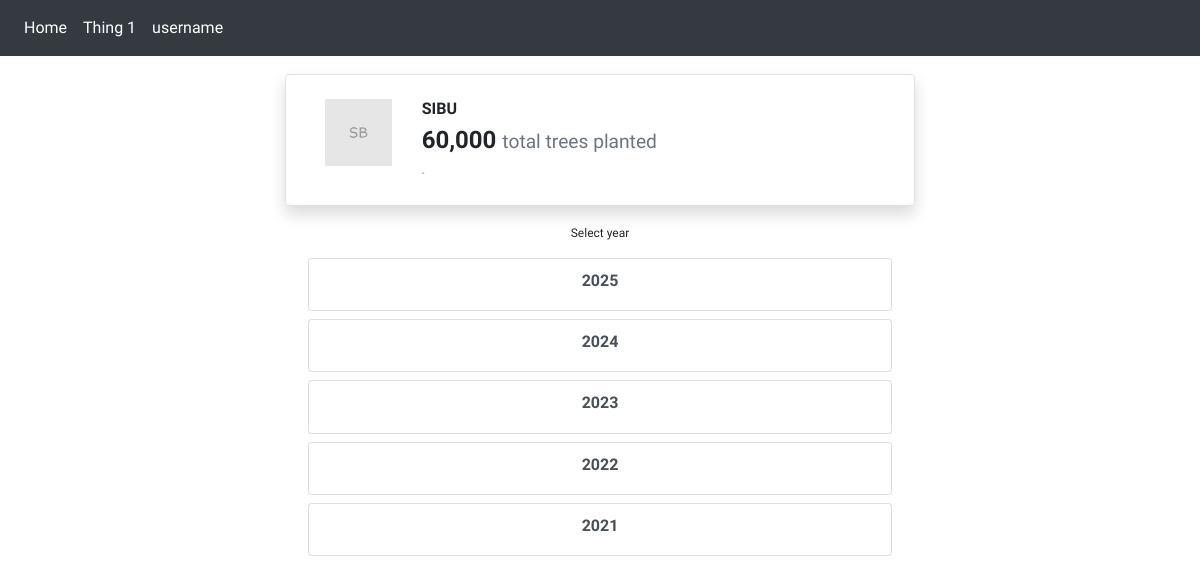
/sibu_index/, run on an earlier commit of the app's database.
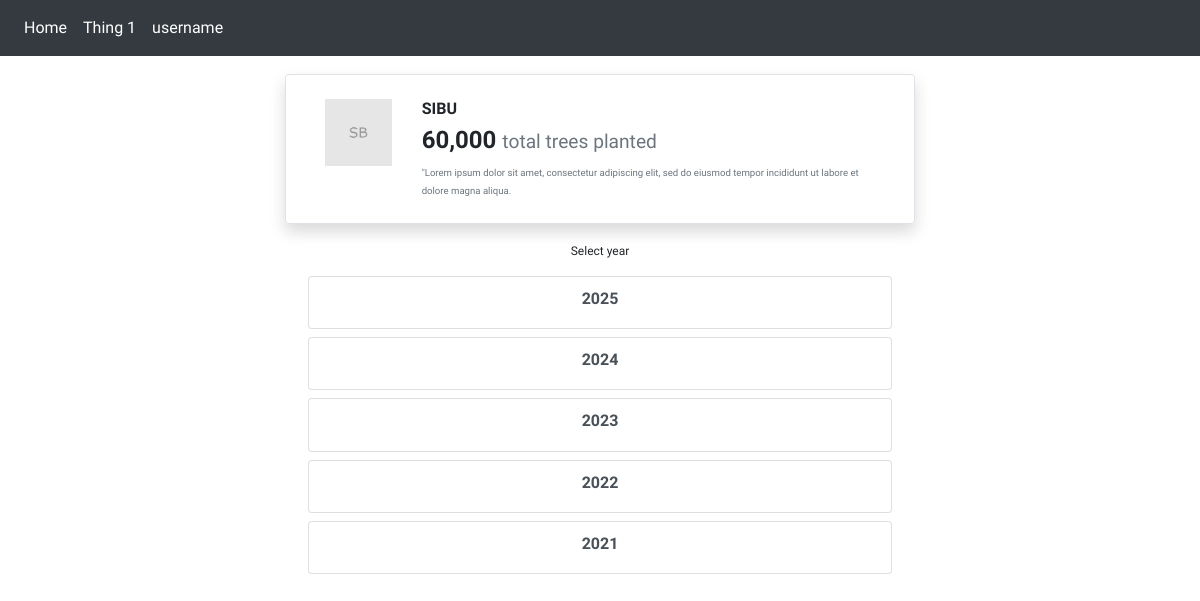
And on a later commit of the database.
### figure/models.py (models this page shows, shortened)
class FigureByDivision(models.Model):
	division_name = models.CharField(max_length=20, choices=DIVISION_CHOICES, default='KUCHING')
	division_total_trees = models.IntegerField()
	division_description = models.TextField(null=True)
	division_img = models.ImageField('Division Image', null=True, upload_to='division_img/')
	class Meta:
		ordering = ['-division_total_trees']

### figure/views.py (the view)
# urls.py: path('sibu_index/', sibu_index_view, name='sibu_index'),
def sibu_index_view(request):
	sbu_fd = fd_queryset.filter(division_name__icontains='Sibu')
	return render(request, 'figure/sibu_index.html', {'sbu_fd':sbu_fd})

### figure/templates/figure/sibu_index.html (shortened to what this page needs)
{% extends 'base.html' %}
{% block content %}
<br>
<div class="custom-div">
	{% for fd in sbu_fd %}
	<div class="row border rounded shadow p-4">
		<div class="col-2">
			<img class="w-100" src="{{ fd.division_img.url }}">
		</div>
		<div class="col-10">
			<h6>{{ fd.division_name }}</hh6>
			<h4>{{ fd.division_total_trees }} <small class="text-muted">total trees planted</small></h4>
			<small class="text-muted">{{ fd.division_description }}</small>
		</div>
	</div>
	{% endfor %}
	<br>
	<p class="text-center">Select year</p>
	<div class="list-group text-center m-2">
		<a class="list-group-item list-group-item-action flex-column align-items-start" href="{% url 'sibu_2025' %}">
			<h6 class="link-color">2025</h6>
		</a>
	</div>
	<div class="list-group text-center m-2">
		<a class="list-group-item list-group-item-action flex-column align-items-start" href="{% url 'sibu_2024' %}">
			<h6 class="link-color">2024</h6>
		</a>
	</div>
	<div class="list-group text-center m-2">
		<a class="list-group-item list-group-item-action flex-column align-items-start" href="{% url 'sibu_2023' %}">
			<h6 class="link-color">2023</h6>
		</a>
	</div>
	<div class="list-group text-center m-2">
		<a class="list-group-item list-group-item-action flex-column align-items-start" href="{% url 'sibu_2022' %}">
			<h6 class="link-color">2022</h6>
		</a>
	</div>
	<div class="list-group text-center m-2">
		<a class="list-group-item list-group-item-action flex-column align-items-start" href="{% url 'sibu_2021' %}">
			<h6 class="link-color">2021</h6>
		</a>
	</div>
</div>
{% endblock %}

What changed in the data, as far as the page shows it:
changed FigureByDivision "SIBU": division_description "-" → "\"Lorem ipsum dolor sit amet, consectetur adipiscing elit, sed do eiusmod tempor incididunt ut labore et dolore magna aliqua."
